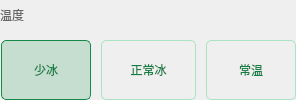
                        <widget class="QWidget" name="widget_38" native="true">
                         <layout class="QVBoxLayout" name="verticalLayout_16">
                          <property name="spacing">
                           <number>10</number>
                          </property>
                          <property name="leftMargin">
                           <number>0</number>
                          </property>
                          <property name="topMargin">
                           <number>0</number>
                          </property>
                          <property name="rightMargin">
                           <number>0</number>
                          </property>
                          <property name="bottomMargin">
                           <number>0</number>
                          </property>
                          <item>
                           <widget class="QWidget" name="widget_39" native="true">
                            <layout class="QHBoxLayout" name="horizontalLayout_37">
                             <property name="spacing">
                              <number>0</number>
                             </property>
                             <property name="leftMargin">
                              <number>0</number>
                             </property>
                             <property name="topMargin">
                              <number>0</number>
                             </property>
                             <property name="rightMargin">
                              <number>0</number>
                             </property>
                             <property name="bottomMargin">
                              <number>0</number>
                             </property>
                             <item>
                              <widget class="QLabel" name="label_20">
                               <property name="minimumSize">
                                <size>
                                 <width>0</width>
                                 <height>25</height>
                                </size>
                               </property>
                               <property name="maximumSize">
                                <size>
                                 <width>1000</width>
                                 <height>25</height>
                                </size>
                               </property>
                               <property name="styleSheet">
                                <string notr="true">color:rgb(102, 102, 102);</string>
                               </property>
                               <property name="text">
                                <string>温度</string>
                               </property>
                              </widget>
                             </item>
                             <item>
                              <spacer name="horizontalSpacer_14">
                               <property name="orientation">
                                <enum>Qt::Horizontal</enum>
                               </property>
                               <property name="sizeHint" stdset="0">
                                <size>
                                 <width>230</width>
                                 <height>20</height>
                                </size>
                               </property>
                              </spacer>
                             </item>
                            </layout>
                           </widget>
                          </item>
                          <item>
                           <widget class="QWidget" name="widget_40" native="true">
                            <layout class="QHBoxLayout" name="horizontalLayout_38">
                             <property name="spacing">
                              <number>10</number>
                             </property>
                             <property name="leftMargin">
                              <number>1</number>
                             </property>
                             <property name="topMargin">
                              <number>0</number>
                             </property>
                             <property name="rightMargin">
                              <number>0</number>
                             </property>
                             <property name="bottomMargin">
                              <number>0</number>
                             </property>
                             <item>
                              <widget class="QLabel" name="menu_ice_low">
                               <property name="minimumSize">
                                <size>
                                 <width>90</width>
                                 <height>60</height>
                                </size>
                               </property>
                               <property name="maximumSize">
                                <size>
                                 <width>90</width>
                                 <height>60</height>
                                </size>
                               </property>
                               <property name="styleSheet">
                                <string notr="true">background-color:rgba(44,159,97,0.22);
border-radius:5px;
border: 1px solid rgb(21, 136, 74);
color:rgb(20, 126, 69);</string>
                               </property>
                               <property name="text">
                                <string>少冰</string>
                               </property>
                               <property name="alignment">
                                <set>Qt::AlignCenter</set>
                               </property>
                              </widget>
                             </item>
                             <item>
                              <widget class="QLabel" name="menu_ice_normal">
                               <property name="minimumSize">
                                <size>
                                 <width>95</width>
                                 <height>60</height>
                                </size>
                               </property>
                               <property name="maximumSize">
                                <size>
                                 <width>95</width>
                                 <height>60</height>
                                </size>
                               </property>
                               <property name="styleSheet">
                                <string notr="true">border-radius:5px;
border: 1px solid rgb(169, 227, 196);
color:rgb(20, 126, 69);</string>
                               </property>
                               <property name="text">
                                <string>正常冰</string>
                               </property>
                               <property name="alignment">
                                <set>Qt::AlignCenter</set>
                               </property>
                              </widget>
                             </item>
                             <item>
                              <widget class="QLabel" name="menu_ice_0">
                               <property name="minimumSize">
                                <size>
                                 <width>90</width>
                                 <height>60</height>
                                </size>
                               </property>
                               <property name="maximumSize">
                                <size>
                                 <width>90</width>
                                 <height>60</height>
                                </size>
                               </property>
                               <property name="styleSheet">
                                <string notr="true">border-radius:5px;
border: 1px solid rgb(169, 227, 196);
color:rgb(20, 126, 69);</string>
                               </property>
                               <property name="text">
                                <string>常温</string>
                               </property>
                               <property name="alignment">
                                <set>Qt::AlignCenter</set>
                               </property>
                              </widget>
                             </item>
                            </layout>
                           </widget>
                          </item>
                         </layout>
                        </widget>
